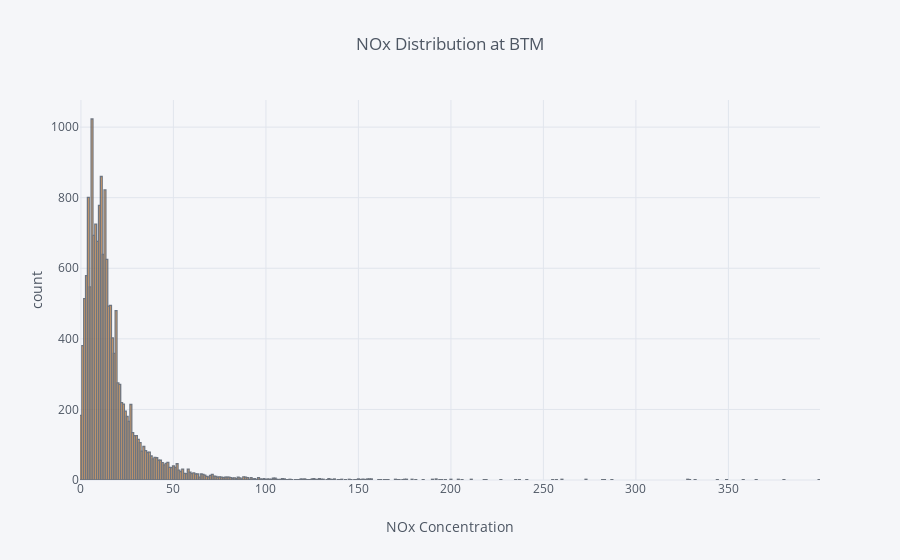

Source (notebook cell):
### Code cell
b['BNOx'].iplot(kind='hist', xTitle='NOx Concentration',
                  yTitle='count', title='NOx Distribution at BTM')

### Figure 1 — Plotly figure (JSON) as saved in the notebook; plotly's stock layout.template omitted (floating-point values rounded to 4 significant figures; data arrays with more than 128 entries replaced by an {"elided": "..."} marker saying what was removed)
{"data": [{"histfunc": "count", "histnorm": "", "marker": {"color": "rgba(255, 153, 51, 1.0)", "line": {"color": "#4D5663", "width": 1.3}}, "name": "BNOx", "opacity": 0.8, "orientation": "v", "type": "histogram", "uid": "345928d4-8d7b-4321-ad83-823f905fe719", "x": {"elided": "16269 float values"}}], "layout": {"barmode": "overlay", "legend": {"bgcolor": "#F5F6F9", "font": {"color": "#4D5663"}}, "paper_bgcolor": "#F5F6F9", "plot_bgcolor": "#F5F6F9", "title": {"font": {"color": "#4D5663"}, "text": "NOx Distribution at BTM"}, "xaxis": {"gridcolor": "#E1E5ED", "showgrid": true, "tickfont": {"color": "#4D5663"}, "title": {"font": {"color": "#4D5663"}, "text": "NOx Concentration"}, "zerolinecolor": "#E1E5ED"}, "yaxis": {"gridcolor": "#E1E5ED", "showgrid": true, "tickfont": {"color": "#4D5663"}, "title": {"font": {"color": "#4D5663"}, "text": "count"}, "zerolinecolor": "#E1E5ED"}}}
